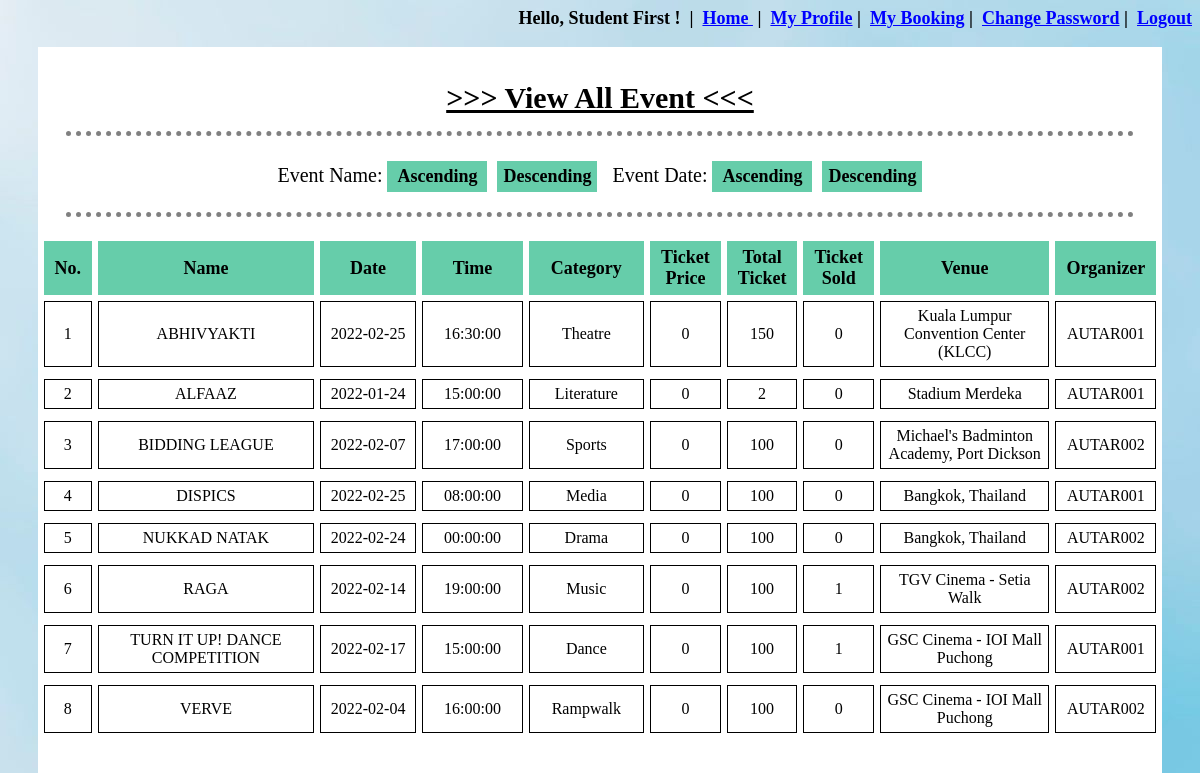
Page /Talent-Hunt-master/event_manage_view.php (signed in) on the committed database.
### tables this page shows
CREATE TABLE `event_details` (
  `EventID` int(10) NOT NULL,
  `EventName` varchar(100) NOT NULL,
  `EventDate` date NOT NULL,
  `EventTime` time NOT NULL,
  `EventCategory` varchar(100) NOT NULL,
  `EventDescription` text NOT NULL,
  `EventTicketPrice` double NOT NULL,
  `EventTicketTotal` int(11) NOT NULL,
  `EventTicketSold` int(11) NOT NULL,
  `VenueID` int(10) NOT NULL,
  `UserID` varchar(10) NOT NULL
);

CREATE TABLE `venue_details` (
  `VenueID` int(11) NOT NULL,
  `VenueName` varchar(80) NOT NULL,
  `VenueInfo` varchar(100) NOT NULL
);

### Talent-Hunt-master/event_manage_view.php (the view, shortened to what this page needs)
<?php
	include "database/connect.php";
	include 'session.php';
?>
<!DOCTYPE html>
<html>
<head>
</head>
<body background="image\img7.jpg">
	<div id="view" align="center">
		<br>
		<p><span style="text-decoration: underline;font-weight: 900;font-size: 30px"> >>> View All Event <<< </span></p>
		<hr>
		<form action="event_manage_view.php" method="POST" style="font-size: 20px;">
			Event Name:
			<input type="submit" name="name_asc" value="Ascending">&nbsp;
			<input type="submit" name="name_desc" value="Descending">
			&nbsp;&nbsp;Event Date:
			<input type="submit" name="date_asc" value="Ascending">&nbsp;
			<input type="submit" name="date_desc" value="Descending">
		</form>
		<hr>
		<table align="center" cellpadding="20px" cellspacing="6px">
			<tr>
				<th width="4%">No.</th>
				<th width="25%">Name</th>
				<th width="11%">Date</th>
				<th width="11%">Time</th>
				<th width="12%">Category</th>
				<th width="4%">Ticket Price</th>
				<th width="4%">Total Ticket</th>
				<th width="4%">Ticket Sold</th>
				<th width="20%">Venue</th>
				<th width="5%">Organizer</th>
			</tr>
			<?php
				if (isset($_POST['name_asc'])) {
					$count=0;
					$conn = mysqli_connect($servername, $username, $password, $dbname);
					$read_event = "SELECT * FROM event_details INNER JOIN venue_details ON event_details.VenueID = venue_details.VenueID ORDER BY EventName ASC";
					$result_read_event = mysqli_query($conn, $read_event);
					if(mysqli_num_rows($result_read_event)>0){
						while($row = mysqli_fetch_array($result_read_event, MYSQLI_ASSOC)){
							$count=$count+1;
							echo "<tr>";
							echo "<td style='text-align:center'>".$count."</td>";
							echo "<td>".$row['EventName']."</td>";
							echo "<td>".$row['EventDate']."</td>";
							echo "<td>".$row['EventTime']."</td>";
							echo "<td>".$row['EventCategory']."</td>";
							echo "<td>".$row['EventTicketPrice']."</td>";
							echo "<td>".$row['EventTicketTotal']."</td>";
							echo "<td>".$row['EventTicketSold']."</td>";
							echo "<td>".$row['VenueName']."</td>";
							echo "<td>".$row['UserID']."</td>";
							echo "<tr>";
						}
					}
				}
				else{
					$count=0;
					$conn = mysqli_connect($servername, $username, $password, $dbname);
					$read_event = "SELECT * FROM event_details INNER JOIN venue_details ON event_details.VenueID = venue_details.VenueID ORDER BY EventName ASC";
					$result_read_event = mysqli_query($conn, $read_event);
					if(mysqli_num_rows($result_read_event)>0){
						while($row = mysqli_fetch_array($result_read_event, MYSQLI_ASSOC)){
							$count=$count+1;
							echo "<tr>";
							echo "<td style='text-align:center'>".$count."</td>";
							echo "<td>".$row['EventName']."</td>";
							echo "<td>".$row['EventDate']."</td>";
							echo "<td>".$row['EventTime']."</td>";
							echo "<td>".$row['EventCategory']."</td>";
							echo "<td>".$row['EventTicketPrice']."</td>";
							echo "<td>".$row['EventTicketTotal']."</td>";
							echo "<td>".$row['EventTicketSold']."</td>";
							echo "<td>".$row['VenueName']."</td>";
							echo "<td>".$row['UserID']."</td>";
							echo "<tr>";
						}
					}
				}
			?>
		</table>
	</div>
</body>
</html>

### Talent-Hunt-master/event_manage_view.php (style rules this page uses)
form { margin-left: 60px; margin-top: 15px; margin-right: 60px; }
table { max-width: 1200px; margin-bottom:50px; margin-left:auto; margin-right:auto; background-color: white; text-align:center; }
th { background-color: #66CDAA; border:1px solid #66CDAA; font-size: 18px; text-align: center; padding: 5px 10px; }
td { border:1px solid black; font-size: 16px; font-family: Times New Roman; padding: 5px 5px; }
input[type=submit] { padding: 5px; color: black; border: none; background-color: #66CDAA; font-weight: 700; font-family: Times New Roman; font-size: 18px; text-align: center; width: 100px; }
div { margin: auto; padding-bottom: 20px; min-width: 70%; max-width: 95%; background-color: white; }
hr { border-top: 5px dotted grey; border-bottom: none; border-left: none; border-right: none; width: 95%; padding-top: 10px }

### rows in the picture
event_details: EventName "ABHIVYAKTI", EventDate "2022-02-25", EventTime "16:30:00", EventCategory "Theatre", EventTicketPrice "0", EventTicketTotal "150", EventTicketSold "0", VenueID.VenueName "Kuala Lumpur Convention Center (KLCC)", UserID "AUTAR001"
event_details: EventName "ALFAAZ", EventDate "2022-01-24", EventTime "15:00:00", EventCategory "Literature", EventTicketPrice "0", EventTicketTotal "2", EventTicketSold "0", VenueID.VenueName "Stadium Merdeka", UserID "AUTAR001"
event_details: EventName "BIDDING LEAGUE", EventDate "2022-02-07", EventTime "17:00:00", EventCategory "Sports", EventTicketPrice "0", EventTicketTotal "100", EventTicketSold "0", VenueID.VenueName "Michael's Badminton Academy, Port Dickson", UserID "AUTAR002"
event_details: EventName "DISPICS", EventDate "2022-02-25", EventTime "08:00:00", EventCategory "Media", EventTicketPrice "0", EventTicketTotal "100", EventTicketSold "0", VenueID.VenueName "Bangkok, Thailand", UserID "AUTAR001"
event_details: EventName "NUKKAD NATAK", EventDate "2022-02-24", EventTime "00:00:00", EventCategory "Drama", EventTicketPrice "0", EventTicketTotal "100", EventTicketSold "0", VenueID.VenueName "Bangkok, Thailand", UserID "AUTAR002"
event_details: EventName "RAGA", EventDate "2022-02-14", EventTime "19:00:00", EventCategory "Music", EventTicketPrice "0", EventTicketTotal "100", EventTicketSold "1", VenueID.VenueName "TGV Cinema - Setia Walk", UserID "AUTAR002"
event_details: EventName "TURN IT UP! DANCE COMPETITION", EventDate "2022-02-17", EventTime "15:00:00", EventCategory "Dance", EventTicketPrice "0", EventTicketTotal "100", EventTicketSold "1", VenueID.VenueName "GSC Cinema - IOI Mall Puchong", UserID "AUTAR001"
event_details: EventName "VERVE", EventDate "2022-02-04", EventTime "16:00:00", EventCategory "Rampwalk", EventTicketPrice "0", EventTicketTotal "100", EventTicketSold "0", VenueID.VenueName "GSC Cinema - IOI Mall Puchong", UserID "AUTAR002"

### other values in the picture
$_SESSION['UserFullName'] "Student First"
